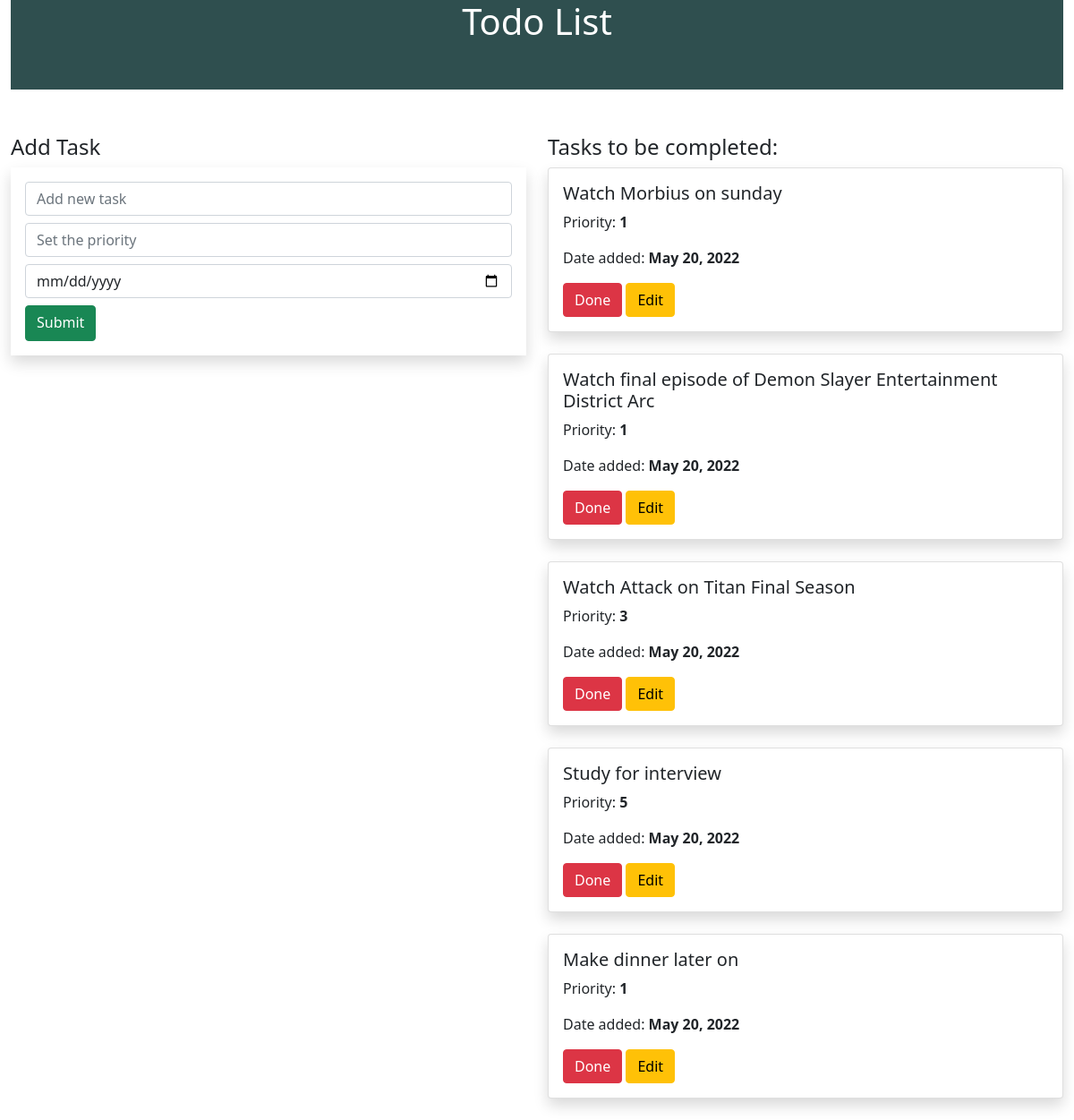
Before: / with the older database file.
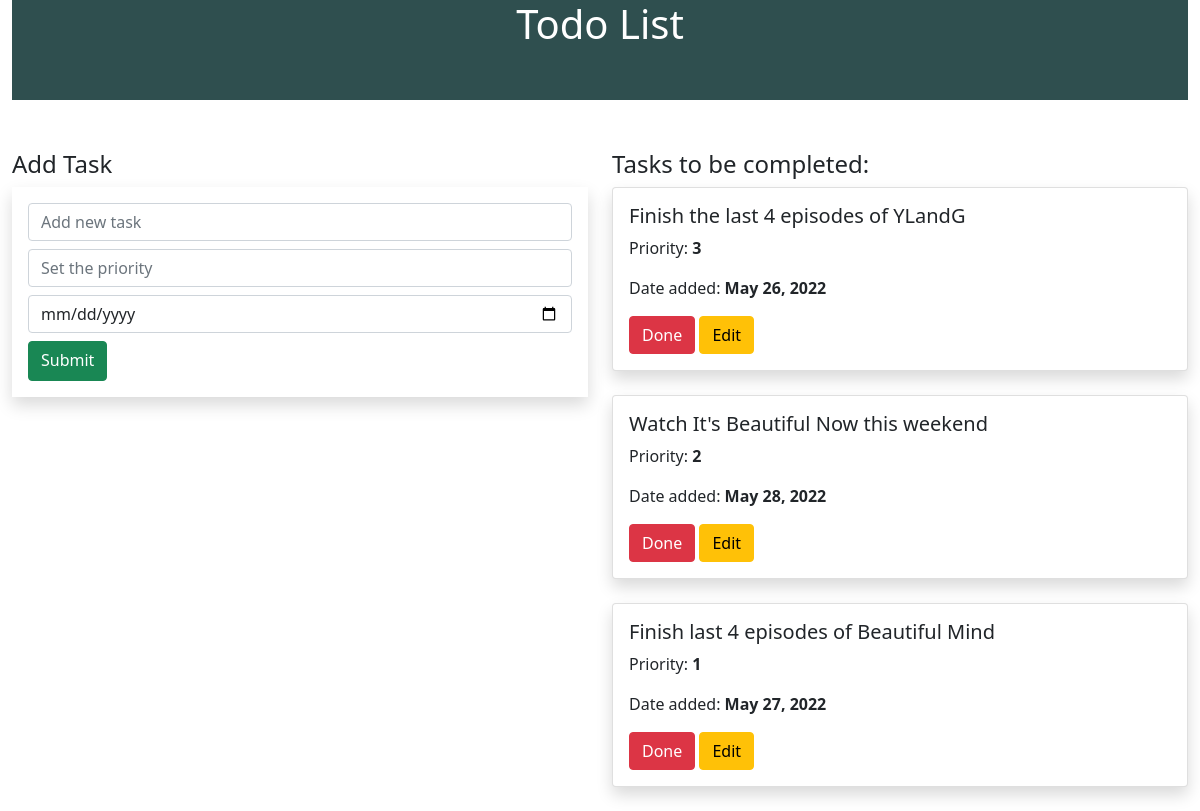
After: the same page with the newer database file.
### todoapp/models.py (models this page shows, shortened)
class Task(models.Model):
    name = models.CharField(max_length=100)
    priority = models.IntegerField()
    date = models.DateField(default=datetime.date.today)

### todoapp/views.py (the view)
# urls.py: path('', views.index, name='index'),
def index(request):
    task_list = Task.objects.all()
    if request.method == 'POST':
        name = request.POST.get('name', '')
        priority = request.POST.get('priority', '')
        date = request.POST.get('date', '')
        task = Task(name=name, priority=priority, date=date)
        task.save()
    return render(request, 'todoapp/index.html', {'task_list': task_list})

### todoapp/templates/todoapp/index.html (shortened to what this page needs)
{% extends 'todoapp/base.html' %}
{% block body %}
    <div class="container-fluid">
        <div class="row">
            <div class="col-md-12">
                <div class="banner">
                    <div class="banner-text">
                        <h1 class="text-center">Todo List</h1>
                    </div>
                </div>
            </div>
        </div>
        <div class="row">
            <div class="col-md-6">
                <h4>Add Task</h4>
                <form method="post" class="p-3 shadow">
                  <div class="form-group pb-2">
                      <input type="text" class="form-control" name="name" id="name" placeholder="Add new task" required>
                  </div>
                  <div class="form-group pb-2">
                      <input type="number" class="form-control" name="priority" id="priority" placeholder="Set the priority" required>
                  </div>
                    <div class="form-group pb-2">
                        <input type="date" class="form-control" name="date" id="date" required>
                  </div>
                  <button type="submit" class="btn btn-success pb-2">Submit</button>
                </form>
            </div>
            <div class="col-md-6">
                <h4>Tasks to be completed:</h4>
                {% for task in task_list %}
                    <div class="card shadow">
                        <div class="card-body">
                            <h5 class="card-title">{{task.name}}</h5>
                            <p>Priority: <b>{{task.priority}}</b></p>
                            <p>Date added: <b>{{task.date}}</b></p>
                            <a href="{% url 'delete' task.id %}" class="btn btn-danger">Done</a>
                            <a href="{% url 'edit' task.id %}" class="btn btn-warning">Edit</a>
                        </div>
                    </div>
                    <br>
                {% endfor %}
            </div>
        </div>
    </div>
{% endblock %}

### todoapp/templates/todoapp/base.html (shortened to what this page needs)
<!DOCTYPE html>
{% load static %}
<html lang="en">
<head>
    <link href="https://cdn.jsdelivr.net/npm/bootstrap@5.0.2/dist/css/bootstrap.min.css" rel="stylesheet"
    >
    <link rel="stylesheet" href="{% static 'todoapp/style.css' %}">
</head>
<body>
    {% block body %}{% endblock %}
</body>
</html>

### todoapp/static/todoapp/style.css (style rules this page uses)
.banner { background-color: darkslategrey; width: 100%; height: 100px; margin-bottom: 50px; }
.banner-text { color: white; }

Changed rows visible on the page:
removed Task: name "Watch Morbius on sunday", priority "1", date "May 20, 2022"
removed Task: name "Watch final episode of Demon Slayer Entertainment District Arc", priority "1", date "May 20, 2022"
removed Task: name "Watch Attack on Titan Final Season", priority "3", date "May 20, 2022"
removed Task: name "Study for interview", priority "5", date "May 20, 2022"
removed Task: name "Make dinner later on", priority "1", date "May 20, 2022"
added Task: name "Finish the last 4 episodes of YLandG", priority "3", date "May 26, 2022"
added Task: name "Watch It's Beautiful Now this weekend", priority "2", date "May 28, 2022"
added Task: name "Finish last 4 episodes of Beautiful Mind", priority "1", date "May 27, 2022"
